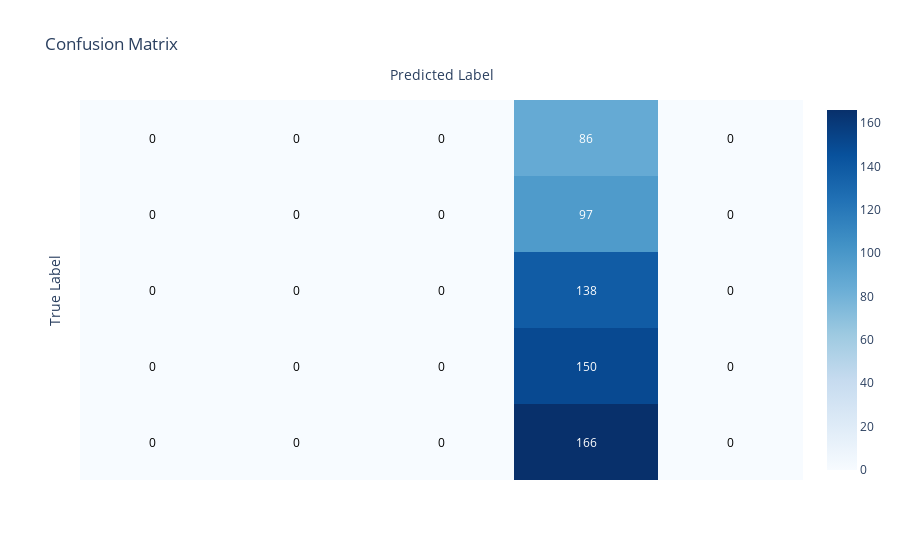
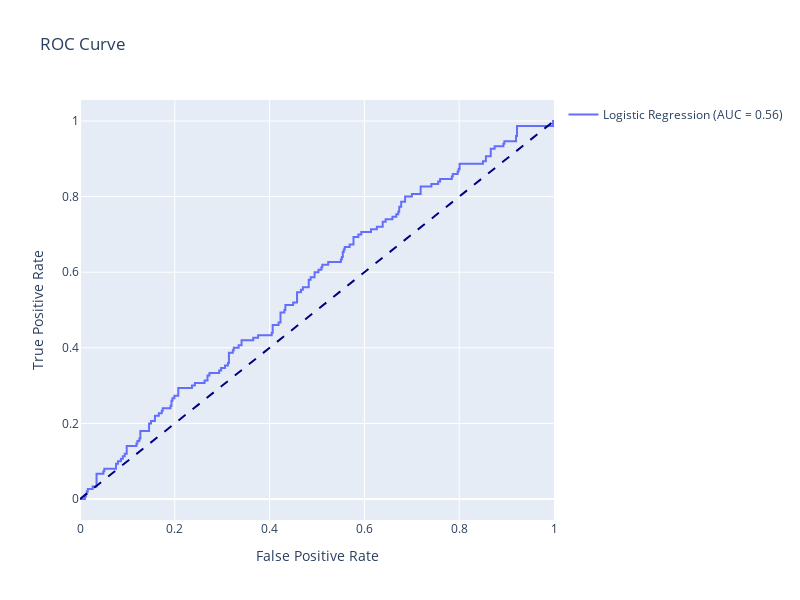

Notebook code for these charts, in order:
### Code cell
lr_fit_metrics = model.results.calculate_metrics(y_test, y_prob, y_pred, "Logistic Regression")
model.results.print_confusion_matrix(y_test, y_pred, labels)
model.results.plot_roc_curve(y_test, y_prob, "Logistic Regression")
print(lr_fit_metrics)

### Figure 1 — Plotly figure (JSON) as saved in the notebook; plotly's stock layout.template omitted (floating-point values rounded to 4 significant figures)
{"data": [{"colorscale": [[0, "rgb(247,251,255)"], [0.125, "rgb(222,235,247)"], [0.25, "rgb(198,219,239)"], [0.375, "rgb(158,202,225)"], [0.5, "rgb(107,174,214)"], [0.625, "rgb(66,146,198)"], [0.75, "rgb(33,113,181)"], [0.875, "rgb(8,81,156)"], [1, "rgb(8,48,107)"]], "reversescale": false, "showscale": true, "type": "heatmap", "z": [[0, 0, 0, 166, 0], [0, 0, 0, 150, 0], [0, 0, 0, 138, 0], [0, 0, 0, 97, 0], [0, 0, 0, 86, 0]]}], "layout": {"annotations": [{"font": {"color": "#000000"}, "showarrow": false, "text": "0", "x": 0, "xref": "x", "y": 0, "yref": "y"}, {"font": {"color": "#000000"}, "showarrow": false, "text": "0", "x": 1, "xref": "x", "y": 0, "yref": "y"}, {"font": {"color": "#000000"}, "showarrow": false, "text": "0", "x": 2, "xref": "x", "y": 0, "yref": "y"}, {"font": {"color": "#FFFFFF"}, "showarrow": false, "text": "166", "x": 3, "xref": "x", "y": 0, "yref": "y"}, {"font": {"color": "#000000"}, "showarrow": false, "text": "0", "x": 4, "xref": "x", "y": 0, "yref": "y"}, {"font": {"color": "#000000"}, "showarrow": false, "text": "0", "x": 0, "xref": "x", "y": 1, "yref": "y"}, {"font": {"color": "#000000"}, "showarrow": false, "text": "0", "x": 1, "xref": "x", "y": 1, "yref": "y"}, {"font": {"color": "#000000"}, "showarrow": false, "text": "0", "x": 2, "xref": "x", "y": 1, "yref": "y"}, {"font": {"color": "#FFFFFF"}, "showarrow": false, "text": "150", "x": 3, "xref": "x", "y": 1, "yref": "y"}, {"font": {"color": "#000000"}, "showarrow": false, "text": "0", "x": 4, "xref": "x", "y": 1, "yref": "y"}, {"font": {"color": "#000000"}, "showarrow": false, "text": "0", "x": 0, "xref": "x", "y": 2, "yref": "y"}, {"font": {"color": "#000000"}, "showarrow": false, "text": "0", "x": 1, "xref": "x", "y": 2, "yref": "y"}, {"font": {"color": "#000000"}, "showarrow": false, "text": "0", "x": 2, "xref": "x", "y": 2, "yref": "y"}, {"font": {"color": "#FFFFFF"}, "showarrow": false, "text": "138", "x": 3, "xref": "x", "y": 2, "yref": "y"}, {"font": {"color": "#000000"}, "showarrow": false, "text": "0", "x": 4, "xref": "x", "y": 2, "yref": "y"}, {"font": {"color": "#000000"}, "showarrow": false, "text": "0", "x": 0, "xref": "x", "y": 3, "yref": "y"}, {"font": {"color": "#000000"}, "showarrow": false, "text": "0", "x": 1, "xref": "x", "y": 3, "yref": "y"}, {"font": {"color": "#000000"}, "showarrow": false, "text": "0", "x": 2, "xref": "x", "y": 3, "yref": "y"}, {"font": {"color": "#FFFFFF"}, "showarrow": false, "text": "97", "x": 3, "xref": "x", "y": 3, "yref": "y"}, {"font": {"color": "#000000"}, "showarrow": false, "text": "0", "x": 4, "xref": "x", "y": 3, "yref": "y"}, {"font": {"color": "#000000"}, "showarrow": false, "text": "0", "x": 0, "xref": "x", "y": 4, "yref": "y"}, {"font": {"color": "#000000"}, "showarrow": false, "text": "0", "x": 1, "xref": "x", "y": 4, "yref": "y"}, {"font": {"color": "#000000"}, "showarrow": false, "text": "0", "x": 2, "xref": "x", "y": 4, "yref": "y"}, {"font": {"color": "#FFFFFF"}, "showarrow": false, "text": "86", "x": 3, "xref": "x", "y": 4, "yref": "y"}, {"font": {"color": "#000000"}, "showarrow": false, "text": "0", "x": 4, "xref": "x", "y": 4, "yref": "y"}], "title": {"text": "Confusion Matrix"}, "xaxis": {"gridcolor": "rgb(0, 0, 0)", "showticklabels": false, "side": "top", "ticks": "", "title": {"text": "Predicted Label"}}, "yaxis": {"showticklabels": false, "ticks": "", "ticksuffix": "  ", "title": {"text": "True Label"}}}}

### Figure 2 — Plotly figure (JSON) as saved in the notebook; plotly's stock layout.template omitted (floating-point values rounded to 4 significant figures; data arrays with more than 128 entries replaced by an {"elided": "..."} marker saying what was removed)
{"data": [{"mode": "lines", "name": "Logistic Regression (AUC = 0.56)", "type": "scatter", "x": {"elided": "254 float values"}, "y": {"elided": "254 float values"}}, {"line": {"color": "navy", "dash": "dash", "width": 2}, "mode": "lines", "showlegend": false, "type": "scatter", "x": [0, 1], "y": [0, 1]}], "layout": {"height": 600, "title": {"text": "ROC Curve"}, "width": 800, "xaxis": {"title": {"text": "False Positive Rate"}}, "yaxis": {"title": {"text": "True Positive Rate"}}}}
